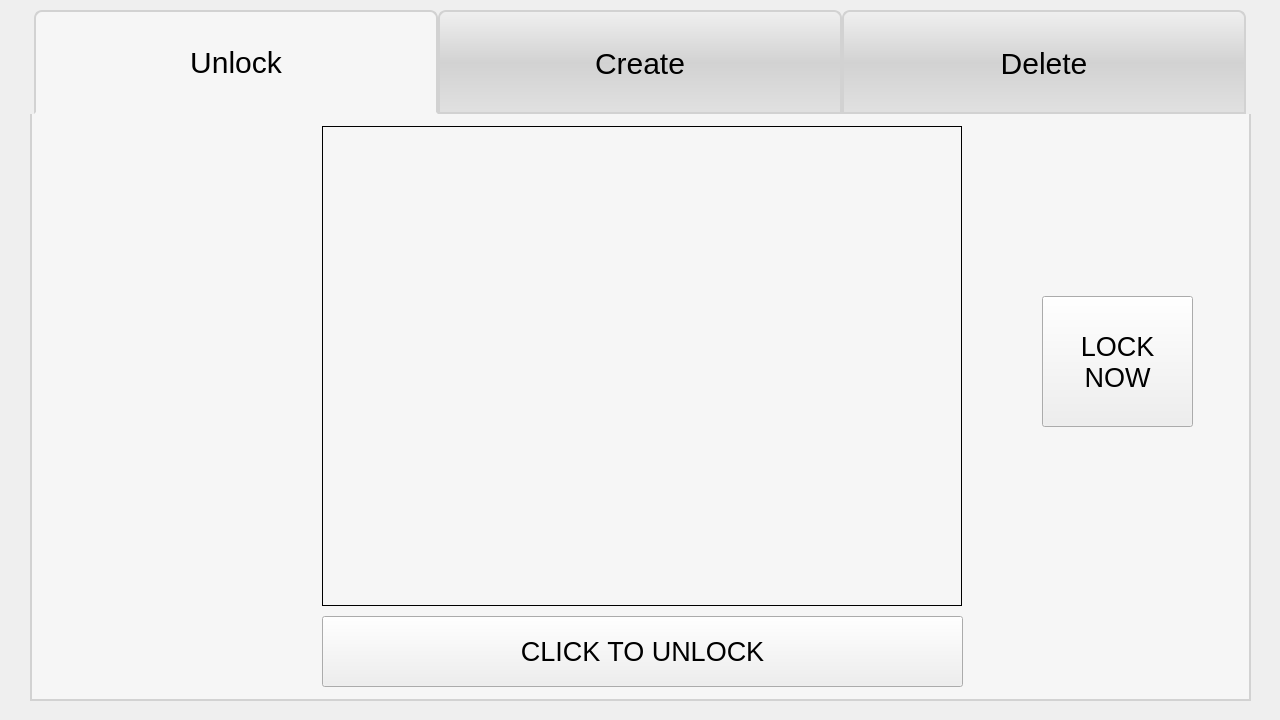
<?xml version="1.0" encoding="UTF-8"?>
<ui version="4.0">
 <class>Welcome</class>
 <widget class="QWidget" name="Welcome">
  <property name="geometry">
   <rect>
    <x>0</x>
    <y>0</y>
    <width>1280</width>
    <height>720</height>
   </rect>
  </property>
  <property name="windowTitle">
   <string>E-Lock</string>
  </property>
  <widget class="QTabWidget" name="tabWidget">
   <property name="geometry">
    <rect>
     <x>30</x>
     <y>10</y>
     <width>1221</width>
     <height>691</height>
    </rect>
   </property>
   <property name="styleSheet">
    <string notr="true">QTabWidget::pane{
	border: 2px solid rgb(210, 210, 210);
	background:rgb(246, 246, 246);
	border-top-color:transparent;
}
QTabWidget::tab-bar{
	background:rgb(0, 0, 0);
	subcontrol-position:center;
}
QTabBar::tab{
	width:400px;/*宽度根据实际需要进行调整*/
	height:100px;
	background:rgb(210, 210, 210);
	border: 2px solid rgb(210, 210, 210);
	border-top-left-radius: 8px;
	border-top-right-radius: 8px;
    font-size:30px;
}
QTabBar::tab:selected{	
	background:rgb(246, 246, 246);
	border-bottom-color:rgb(246, 246, 246);
}
QTabBar::tab:!selected{
	background:qlineargradient(spread:pad, x1:0, y1:0, x2:0, y2:1, stop:0 rgba(240, 240, 240, 255), stop:0.5 rgba(210, 210, 210, 255), stop:1 rgba(225, 225, 225, 255));
}</string>
   </property>
   <property name="currentIndex">
    <number>0</number>
   </property>
   <widget class="QWidget" name="tab">
    <attribute name="title">
     <string>Unlock</string>
    </attribute>
    <widget class="QLabel" name="label">
     <property name="geometry">
      <rect>
       <x>290</x>
       <y>10</y>
       <width>640</width>
       <height>480</height>
      </rect>
     </property>
     <property name="frameShape">
      <enum>QFrame::Box</enum>
     </property>
     <property name="text">
      <string/>
     </property>
    </widget>
    <widget class="QPushButton" name="pushButton">
     <property name="geometry">
      <rect>
       <x>290</x>
       <y>500</y>
       <width>641</width>
       <height>71</height>
      </rect>
     </property>
     <property name="font">
      <font>
       <pointsize>20</pointsize>
      </font>
     </property>
     <property name="text">
      <string>CLICK TO UNLOCK</string>
     </property>
    </widget>
    <widget class="QPushButton" name="lock_btn">
     <property name="geometry">
      <rect>
       <x>1010</x>
       <y>180</y>
       <width>151</width>
       <height>131</height>
      </rect>
     </property>
     <property name="font">
      <font>
       <pointsize>20</pointsize>
      </font>
     </property>
     <property name="text">
      <string>LOCK
NOW</string>
     </property>
    </widget>
   </widget>
   <widget class="QWidget" name="tab_2">
    <attribute name="title">
     <string>Create</string>
    </attribute>
    <widget class="QLabel" name="label_save">
     <property name="geometry">
      <rect>
       <x>290</x>
       <y>10</y>
       <width>640</width>
       <height>480</height>
      </rect>
     </property>
     <property name="frameShape">
      <enum>QFrame::Box</enum>
     </property>
     <property name="text">
      <string/>
     </property>
    </widget>
    <widget class="QLineEdit" name="lineEdit">
     <property name="geometry">
      <rect>
       <x>290</x>
       <y>500</y>
       <width>641</width>
       <height>71</height>
      </rect>
     </property>
     <property name="font">
      <font>
       <pointsize>20</pointsize>
      </font>
     </property>
    </widget>
    <widget class="QPushButton" name="save_btn">
     <property name="geometry">
      <rect>
       <x>950</x>
       <y>150</y>
       <width>251</width>
       <height>201</height>
      </rect>
     </property>
     <property name="font">
      <font>
       <pointsize>20</pointsize>
      </font>
     </property>
     <property name="text">
      <string>SAVE</string>
     </property>
    </widget>
   </widget>
   <widget class="QWidget" name="tab_3">
    <attribute name="title">
     <string>Delete</string>
    </attribute>
    <widget class="QListWidget" name="listWidget">
     <property name="geometry">
      <rect>
       <x>940</x>
       <y>10</y>
       <width>271</width>
       <height>381</height>
      </rect>
     </property>
    </widget>
    <widget class="QLabel" name="label_delete">
     <property name="geometry">
      <rect>
       <x>290</x>
       <y>10</y>
       <width>640</width>
       <height>480</height>
      </rect>
     </property>
     <property name="frameShape">
      <enum>QFrame::Box</enum>
     </property>
     <property name="text">
      <string/>
     </property>
    </widget>
    <widget class="QLabel" name="label_info">
     <property name="geometry">
      <rect>
       <x>10</x>
       <y>10</y>
       <width>271</width>
       <height>481</height>
      </rect>
     </property>
     <property name="text">
      <string/>
     </property>
    </widget>
    <widget class="QPushButton" name="delete_btn">
     <property name="geometry">
      <rect>
       <x>940</x>
       <y>400</y>
       <width>271</width>
       <height>91</height>
      </rect>
     </property>
     <property name="font">
      <font>
       <pointsize>20</pointsize>
      </font>
     </property>
     <property name="text">
      <string>Delete</string>
     </property>
    </widget>
   </widget>
  </widget>
 </widget>
 <resources/>
 <connections/>
</ui>
